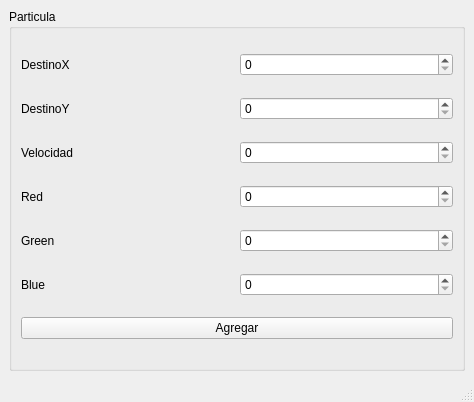
<?xml version="1.0" encoding="UTF-8"?>
<ui version="4.0">
 <class>MainWindow</class>
 <widget class="QMainWindow" name="MainWindow">
  <property name="geometry">
   <rect>
    <x>0</x>
    <y>0</y>
    <width>474</width>
    <height>402</height>
   </rect>
  </property>
  <property name="windowTitle">
   <string>MainWindow</string>
  </property>
  <widget class="QWidget" name="centralwidget">
   <layout class="QGridLayout" name="gridLayout_2">
    <item row="0" column="0">
     <widget class="QGroupBox" name="groupBox">
      <property name="title">
       <string>Particula</string>
      </property>
      <layout class="QGridLayout" name="gridLayout">
       <item row="3" column="0">
        <widget class="QLabel" name="label_4">
         <property name="text">
          <string>Red</string>
         </property>
        </widget>
       </item>
       <item row="0" column="0">
        <widget class="QLabel" name="label">
         <property name="text">
          <string>DestinoX</string>
         </property>
        </widget>
       </item>
       <item row="5" column="1">
        <widget class="QSpinBox" name="spinBox_7">
         <property name="maximum">
          <number>255</number>
         </property>
        </widget>
       </item>
       <item row="1" column="0">
        <widget class="QLabel" name="label_2">
         <property name="text">
          <string>DestinoY</string>
         </property>
        </widget>
       </item>
       <item row="2" column="0">
        <widget class="QLabel" name="label_3">
         <property name="text">
          <string>Velocidad</string>
         </property>
        </widget>
       </item>
       <item row="4" column="0">
        <widget class="QLabel" name="label_5">
         <property name="text">
          <string>Green</string>
         </property>
        </widget>
       </item>
       <item row="4" column="1">
        <widget class="QSpinBox" name="spinBox_5">
         <property name="maximum">
          <number>255</number>
         </property>
        </widget>
       </item>
       <item row="3" column="1">
        <widget class="QSpinBox" name="spinBox_4">
         <property name="maximum">
          <number>255</number>
         </property>
        </widget>
       </item>
       <item row="5" column="0">
        <widget class="QLabel" name="label_6">
         <property name="text">
          <string>Blue</string>
         </property>
        </widget>
       </item>
       <item row="0" column="1">
        <widget class="QSpinBox" name="spinBox">
         <property name="maximum">
          <number>500</number>
         </property>
        </widget>
       </item>
       <item row="1" column="1">
        <widget class="QSpinBox" name="spinBox_2">
         <property name="maximum">
          <number>500</number>
         </property>
        </widget>
       </item>
       <item row="2" column="1">
        <widget class="QSpinBox" name="spinBox_3">
         <property name="maximum">
          <number>300</number>
         </property>
        </widget>
       </item>
       <item row="6" column="0" colspan="2">
        <widget class="QPushButton" name="pushButton">
         <property name="text">
          <string>Agregar</string>
         </property>
        </widget>
       </item>
      </layout>
     </widget>
    </item>
   </layout>
  </widget>
  <widget class="QMenuBar" name="menubar">
   <property name="geometry">
    <rect>
     <x>0</x>
     <y>0</y>
     <width>474</width>
     <height>26</height>
    </rect>
   </property>
  </widget>
  <widget class="QStatusBar" name="statusbar"/>
 </widget>
 <resources/>
 <connections/>
</ui>
